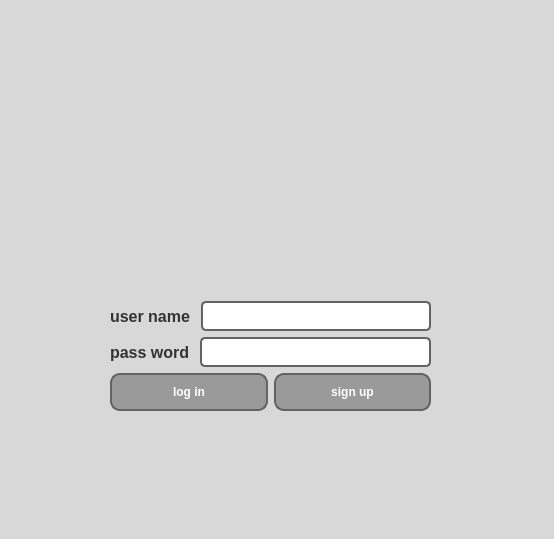
<?xml version="1.0" encoding="UTF-8"?>
<ui version="4.0">
 <class>MainWindow</class>
 <widget class="QMainWindow" name="MainWindow">
  <property name="geometry">
   <rect>
    <x>0</x>
    <y>0</y>
    <width>554</width>
    <height>539</height>
   </rect>
  </property>
  <property name="windowTitle">
   <string>MainWindow</string>
  </property>
  <property name="styleSheet">
   <string notr="true">QWidget {
    background-color: #d8d8d8; /* Set your desired background color for the whole page */
}
</string>
  </property>
  <widget class="QWidget" name="centralwidget">
   <widget class="QWidget" name="">
    <property name="geometry">
     <rect>
      <x>110</x>
      <y>30</y>
      <width>321</width>
      <height>381</height>
     </rect>
    </property>
    <layout class="QVBoxLayout" name="verticalLayout_2">
     <item>
      <widget class="QLabel" name="label_3">
       <property name="text">
        <string/>
       </property>
       <property name="pixmap">
        <pixmap resource="accounts.qrc">:/icons/icons/icons8-login-100.png</pixmap>
       </property>
      </widget>
     </item>
     <item>
      <layout class="QVBoxLayout" name="verticalLayout">
       <item>
        <layout class="QHBoxLayout" name="horizontalLayout_2">
         <item>
          <widget class="QLabel" name="label">
           <property name="styleSheet">
            <string notr="true">QLabel {
    font-family: Arial, sans-serif; /* Set your desired font family for labels */
    font-size: 12pt; /* Set your desired font size for labels */
    font-weight: bold; /* Set font weight to bold if desired */
    color: #333; /* Set your desired text color for labels */
}</string>
           </property>
           <property name="text">
            <string>user name </string>
           </property>
          </widget>
         </item>
         <item>
          <widget class="QLineEdit" name="lineEdit_user_log">
           <property name="styleSheet">
            <string notr="true">QLineEdit {
    background-color: white; /* Set your desired background color for line edits */
    border: 2px solid #636363; /* Set your desired border color and thickness */
    border-radius: 5px; /* Adjust this value to control the curvature */
    padding: 5px; /* Set padding inside the line edits */
}

QLineEdit:hover {
    border: 2px solid #a0a0a0; /* Change border color on hover */
}

QLineEdit:focus {
    border: 2px solid #4CAF50; /* Change border color when line edit is focused */
}
</string>
           </property>
          </widget>
         </item>
        </layout>
       </item>
       <item>
        <layout class="QHBoxLayout" name="horizontalLayout_3">
         <item>
          <widget class="QLabel" name="label_2">
           <property name="styleSheet">
            <string notr="true">QLabel {
    font-family: Arial, sans-serif; /* Set your desired font family for labels */
    font-size: 12pt; /* Set your desired font size for labels */
    font-weight: bold; /* Set font weight to bold if desired */
    color: #333; /* Set your desired text color for labels */
}</string>
           </property>
           <property name="text">
            <string>pass word </string>
           </property>
          </widget>
         </item>
         <item>
          <widget class="QLineEdit" name="lineEdit_pass_log">
           <property name="styleSheet">
            <string notr="true">QLineEdit {
    background-color: white; /* Set your desired background color for line edits */
    border: 2px solid #636363; /* Set your desired border color and thickness */
    border-radius: 5px; /* Adjust this value to control the curvature */
    padding: 5px; /* Set padding inside the line edits */
}

QLineEdit:hover {
    border: 2px solid #a0a0a0; /* Change border color on hover */
}

QLineEdit:focus {
    border: 2px solid #4CAF50; /* Change border color when line edit is focused */
}
</string>
           </property>
          </widget>
         </item>
        </layout>
       </item>
       <item>
        <layout class="QHBoxLayout" name="horizontalLayout">
         <item>
          <widget class="QPushButton" name="pushButton_login">
           <property name="styleSheet">
            <string notr="true">QPushButton {
    background-color: rgba(128, 128, 128, 0.7); /* Set your desired gray transparent background color */
    border: 2px solid #636363; /* Set your desired border color and thickness */
    color: white; /* Set the text color */
    padding: 10px 20px; /* Set padding around the text */
    font-weight: bold; /* Make the font bold */

    /* Set border-radius for curvature */
    border-radius: 10px; /* Adjust this value to control the curvature */

    /* Add a transition for a smooth animation */
    transition: background-color 0.3s, border 0.3s, transform 0.3s, box-shadow 0.3s;
}

/* Add a subtle box shadow for a classy look */
QPushButton:hover {
    box-shadow: 0 4px 8px rgba(0, 0, 0, 0.1); /* Adjust the values for the shadow effect */
}

/* Change button appearance on hover */
QPushButton:hover {
    background-color: rgba(160, 160, 160, 0.7); /* Change background color on hover with transparency */
}

/* Change button appearance on press */
QPushButton:pressed {
    background-color: rgba(122, 122, 122, 0.7); /* Change background color when pressed with transparency */
    border: 2px solid #636363; /* Change border color when pressed */
    transform: scale(0.95); /* Apply a scale transform when pressed */
    box-shadow: 0 2px 4px rgba(0, 0, 0, 0.1); /* Adjust the values for the shadow effect on press */
}
</string>
           </property>
           <property name="text">
            <string>log in</string>
           </property>
          </widget>
         </item>
         <item>
          <widget class="QPushButton" name="sign_up">
           <property name="styleSheet">
            <string notr="true">QPushButton {
    background-color: rgba(128, 128, 128, 0.7); /* Set your desired gray transparent background color */
    border: 2px solid #636363; /* Set your desired border color and thickness */
    color: white; /* Set the text color */
    padding: 10px 20px; /* Set padding around the text */
    font-weight: bold; /* Make the font bold */

    /* Set border-radius for curvature */
    border-radius: 10px; /* Adjust this value to control the curvature */

    /* Add a transition for a smooth animation */
    transition: background-color 0.3s, border 0.3s, transform 0.3s, box-shadow 0.3s;
}

/* Add a subtle box shadow for a classy look */
QPushButton:hover {
    box-shadow: 0 4px 8px rgba(0, 0, 0, 0.1); /* Adjust the values for the shadow effect */
}

/* Change button appearance on hover */
QPushButton:hover {
    background-color: rgba(160, 160, 160, 0.7); /* Change background color on hover with transparency */
}

/* Change button appearance on press */
QPushButton:pressed {
    background-color: rgba(122, 122, 122, 0.7); /* Change background color when pressed with transparency */
    border: 2px solid #636363; /* Change border color when pressed */
    transform: scale(0.95); /* Apply a scale transform when pressed */
    box-shadow: 0 2px 4px rgba(0, 0, 0, 0.1); /* Adjust the values for the shadow effect on press */
}
</string>
           </property>
           <property name="text">
            <string>sign up</string>
           </property>
          </widget>
         </item>
        </layout>
       </item>
      </layout>
     </item>
    </layout>
   </widget>
  </widget>
  <widget class="QMenuBar" name="menubar">
   <property name="geometry">
    <rect>
     <x>0</x>
     <y>0</y>
     <width>554</width>
     <height>25</height>
    </rect>
   </property>
  </widget>
  <widget class="QStatusBar" name="statusbar"/>
 </widget>
 <resources>
  <include location="accounts.qrc"/>
 </resources>
 <connections/>
</ui>
